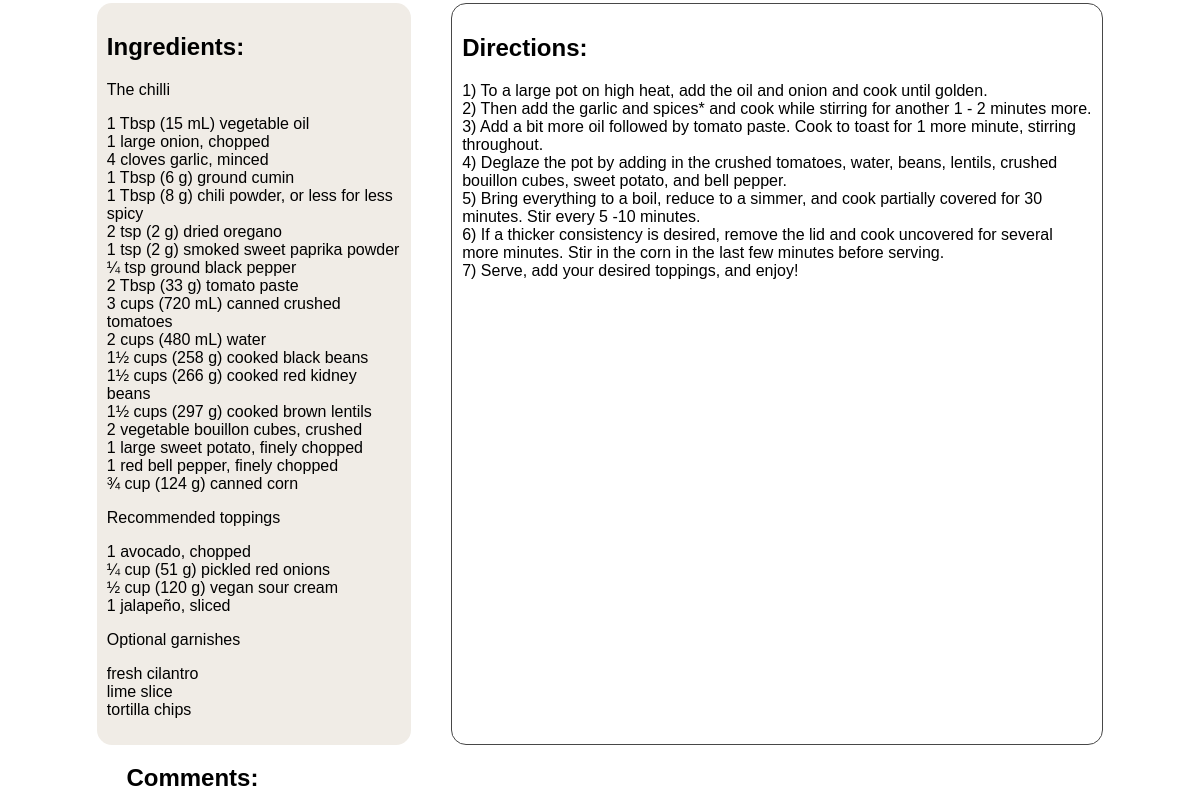
/recipes/4 (signed in, lower part), run on an earlier commit of the app's database.
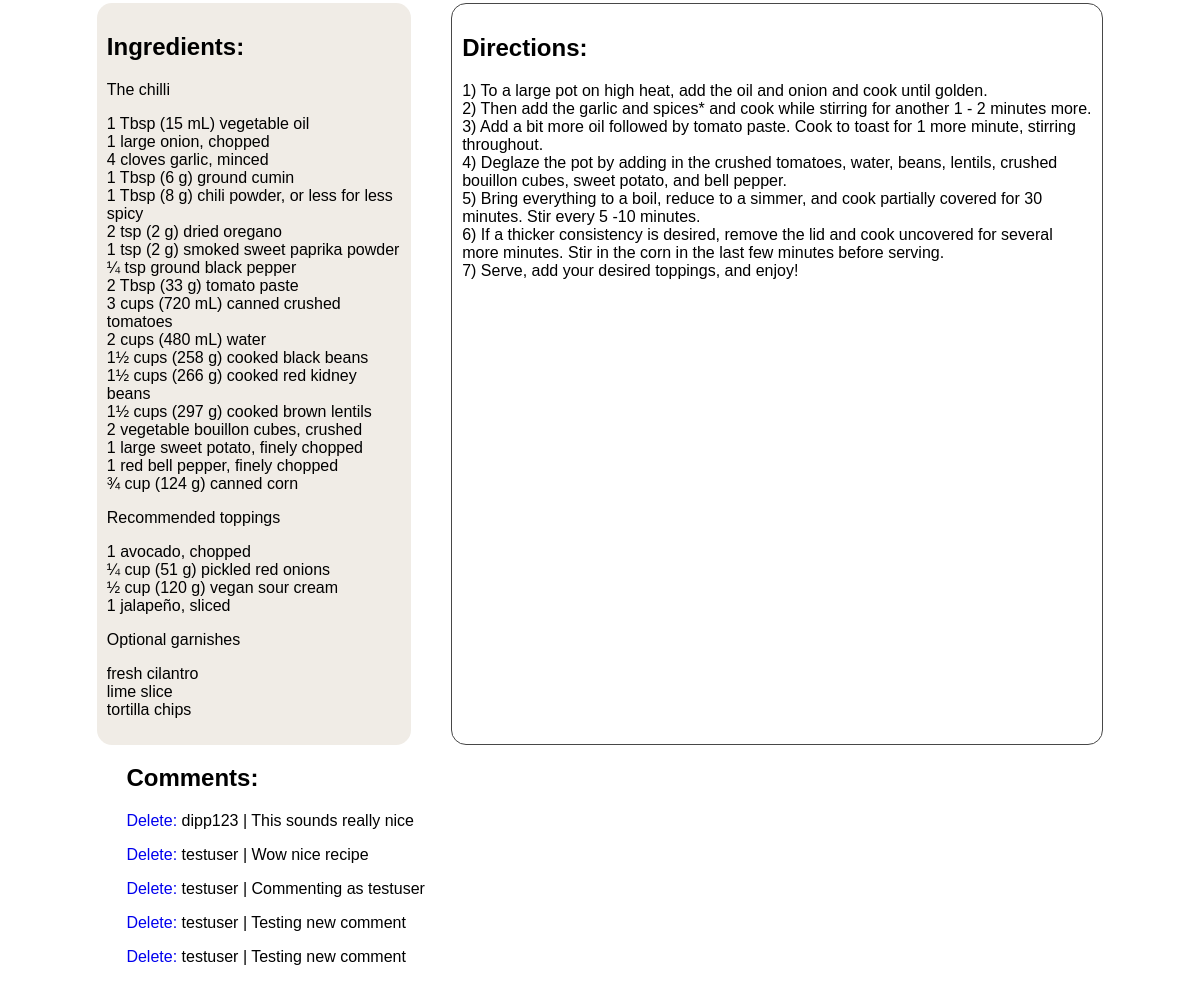
And on a later commit of the database.
### recipes/models.py (models this page shows, shortened)
class Comment(models.Model):
    recipe = models.ForeignKey(
        Recipe,
        on_delete=models.CASCADE,
        related_name='comments',)
    comment = models.TextField(max_length=1000)
    author = models.ForeignKey(get_user_model(), on_delete=models.CASCADE,)
    def __str__(self):
        return self.comment

### accounts/models.py (models this page shows)
class CustomUser(AbstractUser):
    email = models.EmailField()
    age = models.PositiveIntegerField(null=True, blank=True)

### recipes/views.py (the view)
# urls.py: path('<int:pk>', RecipeDetailView.as_view(), name='recipe_detail'),
class RecipeDetailView(LoginRequiredMixin, DetailView):
    model = Recipe
    template_name = 'recipe_detail.html'

### templates/recipe_detail.html (shortened to what this page needs)
{% extends 'base.html' %}
{% block content %}
    <div class="recipe-entry">
        <div class="top-bottom-container">>
            <div class="bottom">
                <div class="ingredients-detail">
                    <h2>Ingredients: </h2>
                    <p>{{ object.ingredients|linebreaks }}</p>
                </div>
                <div class="steps-detail">
                    <h2>Directions: </h2>
                    <p>{{ object.steps|linebreaks }}</p>
                </div>
            </div>
        </div>
    </div>
    <div class="comments">
        <h2>Comments:</h2>
        {% for comment in recipe.comments.all %}
            <p class="comment">
                {% if user == recipe.author %}
                    <span><a style="text-decoration: none" href="#">Delete:   </a></span>
                {% endif %}
                {{ comment.author }} | {{ comment }}
            </p>
        {% endfor %}
    </div>
{% endblock content %}

What changed in the data, as far as the page shows it:
added Comment: author "dipp123", comment "This sounds really nice"
added Comment: author "testuser", comment "Wow nice recipe"
added Comment: author "testuser", comment "Commenting as testuser"
added Comment: author "testuser", comment "Testing new comment"
added Comment: author "testuser", comment "Testing new comment"
